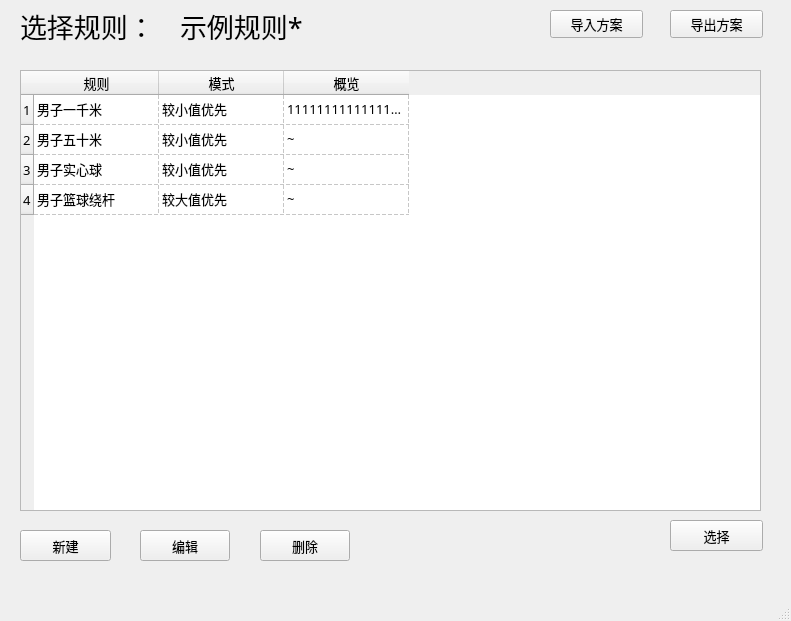
<?xml version="1.0" encoding="UTF-8"?>
<ui version="4.0">
 <class>MainWindow</class>
 <widget class="QMainWindow" name="MainWindow">
  <property name="geometry">
   <rect>
    <x>0</x>
    <y>0</y>
    <width>791</width>
    <height>621</height>
   </rect>
  </property>
  <property name="font">
   <font>
    <family>Microsoft JhengHei</family>
    <pointsize>10</pointsize>
   </font>
  </property>
  <property name="windowTitle">
   <string>选择规则</string>
  </property>
  <widget class="QWidget" name="centralwidget">
   <widget class="QLabel" name="choseLabel">
    <property name="geometry">
     <rect>
      <x>20</x>
      <y>10</y>
      <width>191</width>
      <height>31</height>
     </rect>
    </property>
    <property name="font">
     <font>
      <family>Microsoft JhengHei</family>
      <pointsize>20</pointsize>
     </font>
    </property>
    <property name="text">
     <string>选择规则：</string>
    </property>
   </widget>
   <widget class="QLabel" name="ruleLable">
    <property name="geometry">
     <rect>
      <x>180</x>
      <y>10</y>
      <width>191</width>
      <height>31</height>
     </rect>
    </property>
    <property name="font">
     <font>
      <family>Microsoft JhengHei</family>
      <pointsize>20</pointsize>
     </font>
    </property>
    <property name="text">
     <string>示例规则*</string>
    </property>
   </widget>
   <widget class="QTableWidget" name="rulesTable">
    <property name="enabled">
     <bool>true</bool>
    </property>
    <property name="geometry">
     <rect>
      <x>20</x>
      <y>70</y>
      <width>741</width>
      <height>441</height>
     </rect>
    </property>
    <property name="sizePolicy">
     <sizepolicy hsizetype="Preferred" vsizetype="Expanding">
      <horstretch>0</horstretch>
      <verstretch>0</verstretch>
     </sizepolicy>
    </property>
    <property name="autoScroll">
     <bool>true</bool>
    </property>
    <property name="editTriggers">
     <set>QAbstractItemView::NoEditTriggers</set>
    </property>
    <property name="dragEnabled">
     <bool>false</bool>
    </property>
    <property name="selectionMode">
     <enum>QAbstractItemView::SingleSelection</enum>
    </property>
    <property name="selectionBehavior">
     <enum>QAbstractItemView::SelectRows</enum>
    </property>
    <property name="verticalScrollMode">
     <enum>QAbstractItemView::ScrollPerPixel</enum>
    </property>
    <property name="horizontalScrollMode">
     <enum>QAbstractItemView::ScrollPerPixel</enum>
    </property>
    <property name="showGrid">
     <bool>true</bool>
    </property>
    <property name="gridStyle">
     <enum>Qt::DashLine</enum>
    </property>
    <property name="sortingEnabled">
     <bool>false</bool>
    </property>
    <property name="cornerButtonEnabled">
     <bool>true</bool>
    </property>
    <property name="rowCount">
     <number>4</number>
    </property>
    <attribute name="horizontalHeaderVisible">
     <bool>true</bool>
    </attribute>
    <attribute name="horizontalHeaderCascadingSectionResizes">
     <bool>true</bool>
    </attribute>
    <attribute name="horizontalHeaderDefaultSectionSize">
     <number>125</number>
    </attribute>
    <attribute name="horizontalHeaderShowSortIndicator" stdset="0">
     <bool>false</bool>
    </attribute>
    <attribute name="horizontalHeaderStretchLastSection">
     <bool>false</bool>
    </attribute>
    <attribute name="verticalHeaderCascadingSectionResizes">
     <bool>false</bool>
    </attribute>
    <attribute name="verticalHeaderStretchLastSection">
     <bool>false</bool>
    </attribute>
    <row/>
    <row/>
    <row/>
    <row/>
    <column>
     <property name="text">
      <string>规则</string>
     </property>
    </column>
    <column>
     <property name="text">
      <string>模式</string>
     </property>
    </column>
    <column>
     <property name="text">
      <string>概览</string>
     </property>
    </column>
    <item row="0" column="0">
     <property name="text">
      <string>男子一千米</string>
     </property>
    </item>
    <item row="0" column="1">
     <property name="text">
      <string>较小值优先</string>
     </property>
    </item>
    <item row="0" column="2">
     <property name="text">
      <string>111111111111111111111111111111111111111111111111111</string>
     </property>
    </item>
    <item row="1" column="0">
     <property name="text">
      <string>男子五十米</string>
     </property>
    </item>
    <item row="1" column="1">
     <property name="text">
      <string>较小值优先</string>
     </property>
    </item>
    <item row="1" column="2">
     <property name="text">
      <string>~</string>
     </property>
    </item>
    <item row="2" column="0">
     <property name="text">
      <string>男子实心球</string>
     </property>
    </item>
    <item row="2" column="1">
     <property name="text">
      <string>较小值优先</string>
     </property>
    </item>
    <item row="2" column="2">
     <property name="text">
      <string>~</string>
     </property>
    </item>
    <item row="3" column="0">
     <property name="text">
      <string>男子篮球绕杆</string>
     </property>
    </item>
    <item row="3" column="1">
     <property name="text">
      <string>较大值优先</string>
     </property>
    </item>
    <item row="3" column="2">
     <property name="text">
      <string>~</string>
     </property>
    </item>
   </widget>
   <widget class="QPushButton" name="editButton">
    <property name="geometry">
     <rect>
      <x>140</x>
      <y>530</y>
      <width>90</width>
      <height>31</height>
     </rect>
    </property>
    <property name="text">
     <string>编辑</string>
    </property>
   </widget>
   <widget class="QPushButton" name="removeButton">
    <property name="geometry">
     <rect>
      <x>260</x>
      <y>530</y>
      <width>90</width>
      <height>31</height>
     </rect>
    </property>
    <property name="text">
     <string>删除</string>
    </property>
   </widget>
   <widget class="QPushButton" name="creatButton">
    <property name="geometry">
     <rect>
      <x>20</x>
      <y>530</y>
      <width>91</width>
      <height>31</height>
     </rect>
    </property>
    <property name="text">
     <string>新建</string>
    </property>
   </widget>
   <widget class="QPushButton" name="selectButton">
    <property name="geometry">
     <rect>
      <x>670</x>
      <y>520</y>
      <width>93</width>
      <height>31</height>
     </rect>
    </property>
    <property name="text">
     <string>选择</string>
    </property>
   </widget>
   <widget class="QPushButton" name="importButton">
    <property name="geometry">
     <rect>
      <x>550</x>
      <y>10</y>
      <width>93</width>
      <height>28</height>
     </rect>
    </property>
    <property name="text">
     <string>导入方案</string>
    </property>
   </widget>
   <widget class="QPushButton" name="exportButton">
    <property name="geometry">
     <rect>
      <x>670</x>
      <y>10</y>
      <width>93</width>
      <height>28</height>
     </rect>
    </property>
    <property name="text">
     <string>导出方案</string>
    </property>
   </widget>
  </widget>
  <widget class="QMenuBar" name="menubar">
   <property name="geometry">
    <rect>
     <x>0</x>
     <y>0</y>
     <width>791</width>
     <height>28</height>
    </rect>
   </property>
  </widget>
  <widget class="QStatusBar" name="statusbar"/>
 </widget>
 <resources/>
 <connections/>
</ui>
